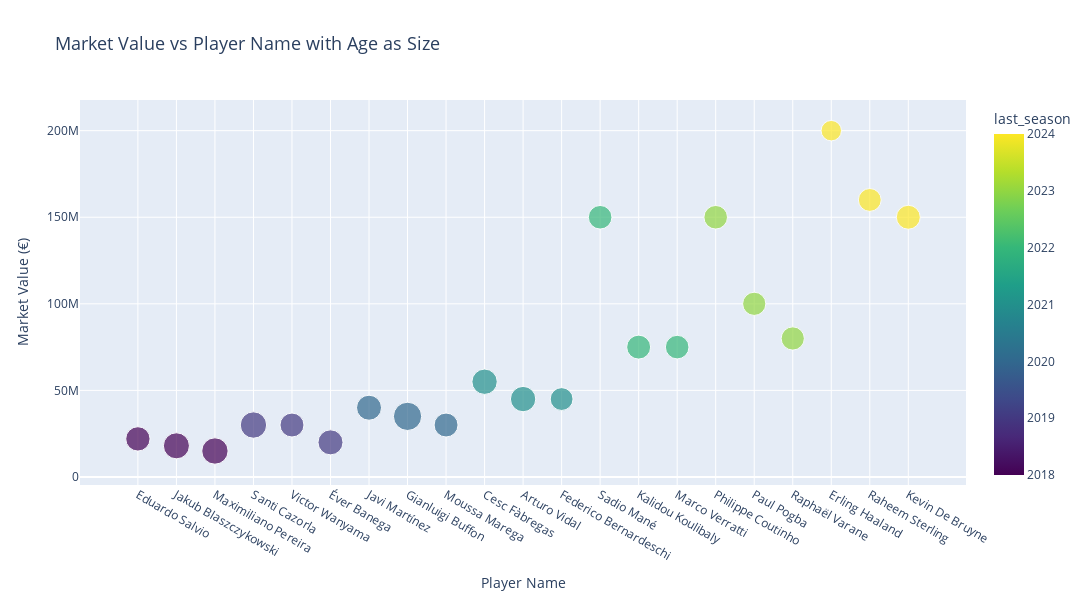

Notebook source saved alongside this figure:
### Code cell
fig = px.scatter(
    filter10,
    x='name',  # X-axis
    y='highest_market_value_in_eur',  # Y-axis
    size='age',  # Scatter point size based on age
    color='last_season',  # Color by grouped 'last_season'
    color_continuous_scale='viridis',  # Define a color scale
    title="Market Value vs Player Name with Age as Size",
    hover_data=[
    'market_value_in_eur',
    'last_season',
    'sub_position']
)

# Update layout for better aesthetics
fig.update_layout(
    xaxis_title='Player Name',
    yaxis_title='Market Value (€)',
    height=600,
    width=1100,
    title_font_size=18,
    legend_title="Last Season "
)

# Show the plot
fig.show()

### Figure 1 — Plotly figure (JSON) as saved in the notebook; plotly's stock layout.template omitted (floating-point values rounded to 4 significant figures)
{"data": [{"customdata": [[2200000, 2018, "Right Winger"], [25000, 2018, "Right Winger"], [25000, 2018, "Right-Back"], [500000, 2019, "Central Midfield"], [2500000, 2019, "Defensive Midfield"], [1800000, 2019, "Central Midfield"], [1500000, 2020, "Defensive Midfield"], [1000000, 2020, "Goalkeeper"], [3500000, 2020, "Right Winger"], [1000000, 2021, "Central Midfield"], [700000, 2021, "Central Midfield"], [6000000, 2021, "Right Winger"], [25000000, 2022, "Left Winger"], [12000000, 2022, "Centre-Back"], [25000000, 2022, "Central Midfield"], [7500000, 2023, "Attacking Midfield"], [15000000, 2023, "Central Midfield"], [20000000, 2023, "Centre-Back"], [200000000, 2024, "Centre-Forward"], [22000000, 2024, "Right Winger"], [35000000, 2024, "Attacking Midfield"]], "hovertemplate": "name=%{x}<br>highest_market_value_in_eur=%{y}<br>age=%{marker.size}<br>market_value_in_eur=%{customdata[0]}<br>last_season=%{marker.color}<br>sub_position=%{customdata[2]}<extra></extra>", "legendgroup": "", "marker": {"color": [2018, 2018, 2018, 2019, 2019, 2019, 2020, 2020, 2020, 2021, 2021, 2021, 2022, 2022, 2022, 2023, 2023, 2023, 2024, 2024, 2024], "coloraxis": "coloraxis", "size": [34, 39, 40, 40, 33, 36, 36, 46, 33, 37, 37, 30, 32, 33, 32, 32, 31, 31, 24, 30, 33], "sizemode": "area", "sizeref": 0.115, "symbol": "circle"}, "mode": "markers", "name": "", "orientation": "v", "showlegend": false, "type": "scatter", "x": ["Eduardo Salvio", "Jakub Blaszczykowski", "Maximiliano Pereira", "Santi Cazorla", "Victor Wanyama", "Éver Banega", "Javi Martínez", "Gianluigi Buffon", "Moussa Marega", "Cesc Fàbregas", "Arturo Vidal", "Federico Bernardeschi", "Sadio Mané", "Kalidou Koulibaly", "Marco Verratti", "Philippe Coutinho", "Paul Pogba", "Raphaël Varane", "Erling Haaland", "Raheem Sterling", "Kevin De Bruyne"], "xaxis": "x", "y": [22000000, 18000000, 15000000, 30000000, 30000000, 20000000, 40000000, 35000000, 30000000, 55000000, 45000000, 45000000, 150000000, 75000000, 75000000, 150000000, 100000000, 80000000, 200000000, 160000000, 150000000], "yaxis": "y"}], "layout": {"coloraxis": {"colorbar": {"title": {"text": "last_season"}}, "colorscale": [[0, "#440154"], [0.1111, "#482878"], [0.2222, "#3e4989"], [0.3333, "#31688e"], [0.4444, "#26828e"], [0.5556, "#1f9e89"], [0.6667, "#35b779"], [0.7778, "#6ece58"], [0.8889, "#b5de2b"], [1, "#fde725"]]}, "height": 600, "legend": {"itemsizing": "constant", "title": {"text": "Last Season "}, "tracegroupgap": 0}, "title": {"font": {"size": 18}, "text": "Market Value vs Player Name with Age as Size"}, "width": 1100, "xaxis": {"anchor": "y", "autorange": true, "domain": [0, 1], "range": [-1.502, 21.5], "title": {"text": "Player Name"}, "type": "category"}, "yaxis": {"anchor": "x", "autorange": true, "domain": [0, 1], "range": [-4685000.0, 217800000.0], "title": {"text": "Market Value (€)"}, "type": "linear"}}}
